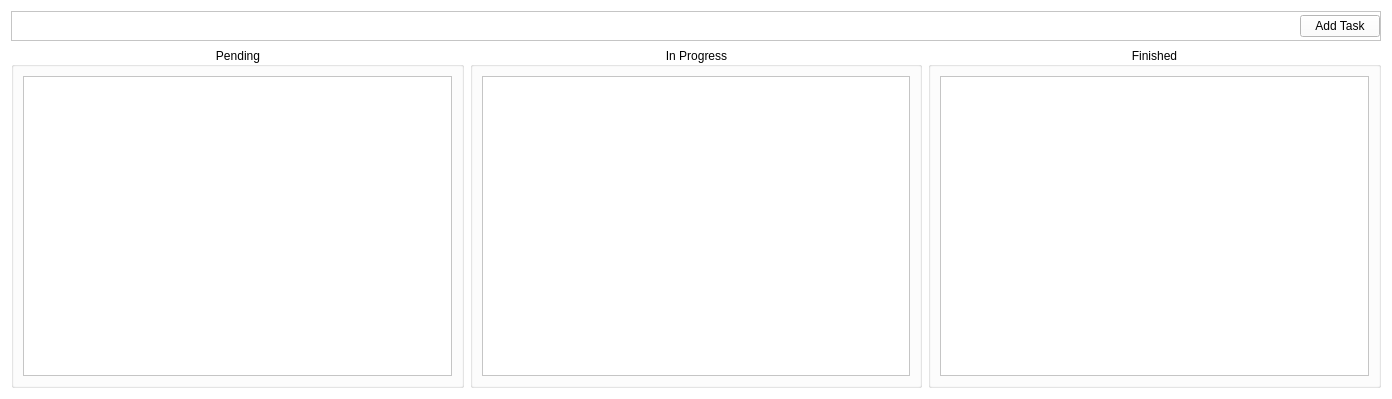
<?xml version="1.0" encoding="UTF-8"?>
<ui version="4.0">
 <class>Form</class>
 <widget class="QWidget" name="Form">
  <property name="geometry">
   <rect>
    <x>0</x>
    <y>0</y>
    <width>1392</width>
    <height>399</height>
   </rect>
  </property>
  <property name="windowTitle">
   <string>Form</string>
  </property>
  <property name="styleSheet">
   <string notr="true">background-color: rgb(255, 255, 255);</string>
  </property>
  <layout class="QGridLayout" name="gridLayout">
   <item row="1" column="1">
    <widget class="QGroupBox" name="InProgress">
     <property name="sizePolicy">
      <sizepolicy hsizetype="Expanding" vsizetype="Expanding">
       <horstretch>0</horstretch>
       <verstretch>0</verstretch>
      </sizepolicy>
     </property>
     <property name="title">
      <string>In Progress</string>
     </property>
     <property name="alignment">
      <set>Qt::AlignCenter</set>
     </property>
     <layout class="QVBoxLayout" name="verticalLayout_2">
      <item>
       <widget class="QScrollArea" name="scrollArea_2">
        <property name="widgetResizable">
         <bool>true</bool>
        </property>
        <widget class="QWidget" name="inProgressScroll">
         <property name="geometry">
          <rect>
           <x>0</x>
           <y>0</y>
           <width>432</width>
           <height>310</height>
          </rect>
         </property>
        </widget>
       </widget>
      </item>
     </layout>
    </widget>
   </item>
   <item row="1" column="0">
    <widget class="QGroupBox" name="Pending">
     <property name="sizePolicy">
      <sizepolicy hsizetype="Expanding" vsizetype="Expanding">
       <horstretch>0</horstretch>
       <verstretch>0</verstretch>
      </sizepolicy>
     </property>
     <property name="title">
      <string>Pending</string>
     </property>
     <property name="alignment">
      <set>Qt::AlignCenter</set>
     </property>
     <layout class="QVBoxLayout" name="verticalLayout">
      <item>
       <widget class="QScrollArea" name="scrollArea">
        <property name="widgetResizable">
         <bool>true</bool>
        </property>
        <widget class="QWidget" name="PendingScroll">
         <property name="geometry">
          <rect>
           <x>0</x>
           <y>0</y>
           <width>432</width>
           <height>310</height>
          </rect>
         </property>
         <layout class="QVBoxLayout" name="verticalLayout_5"/>
        </widget>
       </widget>
      </item>
     </layout>
    </widget>
   </item>
   <item row="1" column="2">
    <widget class="QGroupBox" name="groupBox_3">
     <property name="sizePolicy">
      <sizepolicy hsizetype="Expanding" vsizetype="Expanding">
       <horstretch>0</horstretch>
       <verstretch>0</verstretch>
      </sizepolicy>
     </property>
     <property name="title">
      <string>Finished</string>
     </property>
     <property name="alignment">
      <set>Qt::AlignCenter</set>
     </property>
     <layout class="QVBoxLayout" name="verticalLayout_3">
      <item>
       <widget class="QScrollArea" name="finishedScroll">
        <property name="widgetResizable">
         <bool>true</bool>
        </property>
        <widget class="QWidget" name="scrollAreaWidgetContents_3">
         <property name="geometry">
          <rect>
           <x>0</x>
           <y>0</y>
           <width>432</width>
           <height>310</height>
          </rect>
         </property>
        </widget>
       </widget>
      </item>
     </layout>
    </widget>
   </item>
   <item row="0" column="0" colspan="3">
    <widget class="QFrame" name="frame_2">
     <property name="minimumSize">
      <size>
       <width>0</width>
       <height>30</height>
      </size>
     </property>
     <property name="frameShape">
      <enum>QFrame::StyledPanel</enum>
     </property>
     <property name="frameShadow">
      <enum>QFrame::Raised</enum>
     </property>
     <layout class="QHBoxLayout" name="horizontalLayout">
      <property name="leftMargin">
       <number>0</number>
      </property>
      <property name="topMargin">
       <number>0</number>
      </property>
      <property name="rightMargin">
       <number>0</number>
      </property>
      <property name="bottomMargin">
       <number>0</number>
      </property>
      <item>
       <spacer name="horizontalSpacer">
        <property name="orientation">
         <enum>Qt::Horizontal</enum>
        </property>
        <property name="sizeHint" stdset="0">
         <size>
          <width>1288</width>
          <height>20</height>
         </size>
        </property>
       </spacer>
      </item>
      <item>
       <widget class="QPushButton" name="addTask">
        <property name="text">
         <string>Add Task</string>
        </property>
       </widget>
      </item>
     </layout>
    </widget>
   </item>
  </layout>
 </widget>
 <resources/>
 <connections/>
</ui>
